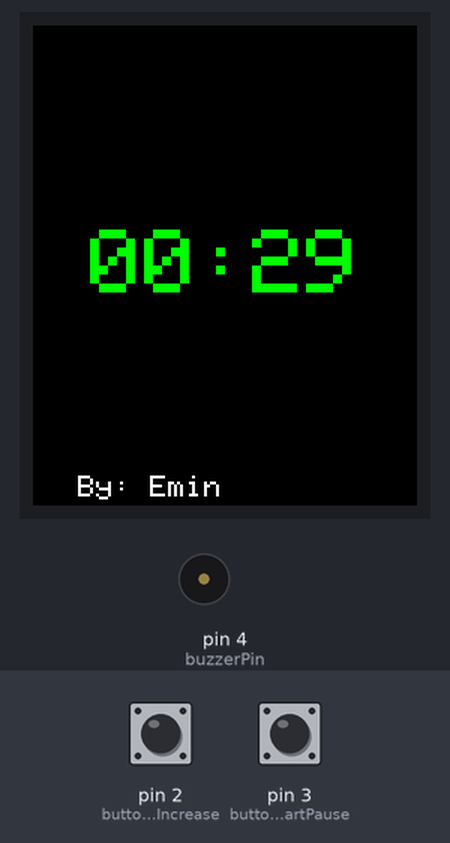
Simulated run of this program. Board: Arduino Nano, built with avr-gcc and run on an emulated ATmega328P. Shown: 128×160 colour display, buzzer (waves = sounding, pin HIGH). The inputs (shaded band) are chosen by the test bench; at power-on: pin 2 (buttonPinIncrease) HIGH, pin 3 (buttonPinStartPause) HIGH.

Above: at 1.6 s.
1.7 s: pin 2 (buttonPinIncrease) pulled LOW for 0.15 s
At 2.3 s:
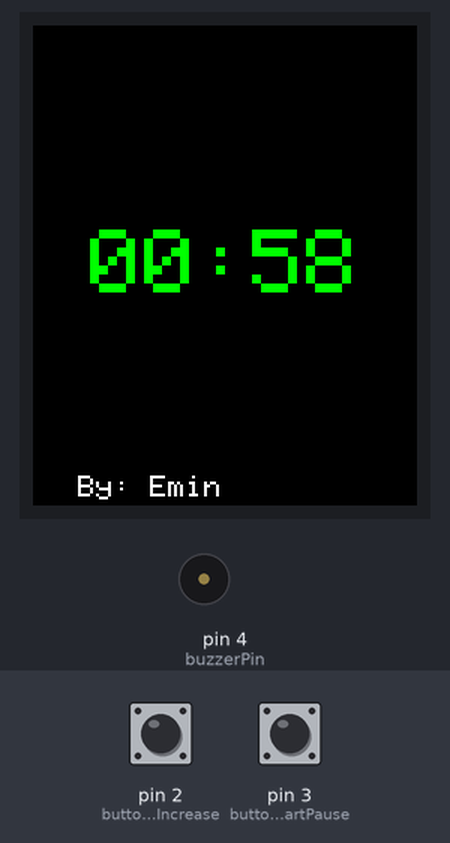
3.5 s: pin 2 (buttonPinIncrease) pulled LOW for 1 s
At 5.3 s:
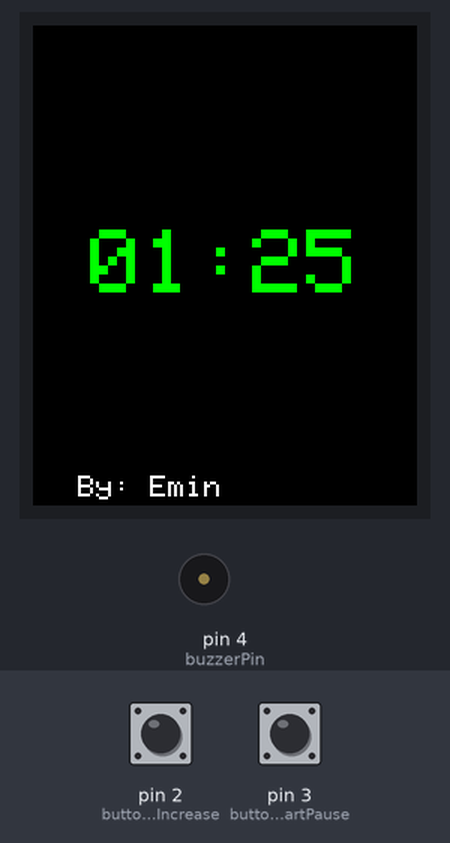
6.0 s: pin 3 (buttonPinStartPause) pulled LOW for 0.15 s
7.6 s: pin 3 (buttonPinStartPause) pulled LOW for 1 s
At 8.2 s:
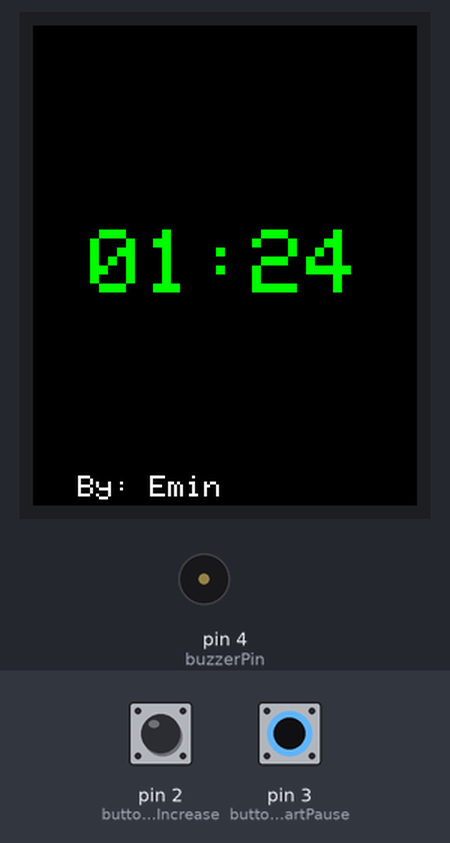
Timing chart, 0 to 10.6 s (numbered marks = the images above; inputs shaded):
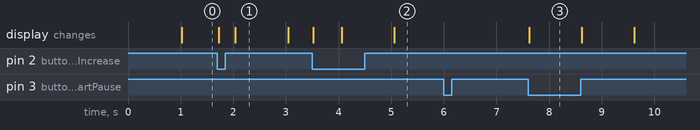

Measured:
- after the input at 6.0 s, every drawn part: stays the same
- after the input at 7.6 s, the display: changes at once (image 3)
- what the display in image 1 shows lasts 1.0 s, from 2.0 s to 3.0 s

The program:

main.cpp
```cpp
#include <Adafruit_GFX.h>
#include <Adafruit_ST7735.h>
#include <SPI.h>
#include "pitches.h"

Adafruit_ST7735 tft = Adafruit_ST7735(10, 8, 9); // CS, DC, RST

const int buttonPinIncrease = 2; // Button to increase timer
const int buttonPinStartPause = 3; // Button to start/pause timer

volatile int countdownTime = 30; // Start with a 30-second countdown
bool timerRunning = true; // To track timer state

const int buzzerPin = 4; // Piezo buzzer connected to pin 4

// Function prototypes
void increaseTime();
void toggleStartPause();
void displayTime();
void setAuthor();
void playMelody();
void setup(void) {
  pinMode(buttonPinIncrease, INPUT_PULLUP); // Enable internal pull-up
  pinMode(buttonPinStartPause, INPUT_PULLUP); // Enable internal pull-up
  pinMode(buzzerPin, OUTPUT); // Set the buzzer pin as output

  tft.initR(INITR_GREENTAB); // Initialize the display with the correct settings
  tft.fillScreen(ST7735_BLACK); // Clear the screen with a black background
  // Add author att bottom
  setAuthor(  );
  attachInterrupt(digitalPinToInterrupt(buttonPinIncrease), increaseTime, FALLING);
  attachInterrupt(digitalPinToInterrupt(buttonPinStartPause), toggleStartPause, FALLING);

  displayTime(); // Display initial time
}

void loop() {
  static unsigned long lastMillis = 0;

  if (timerRunning && millis() - lastMillis >= 1000) { // Update every second
    lastMillis = millis();
    countdownTime = max(0, countdownTime - 1); // Decrease timer and ensure it's not negative
    displayTime();

    if (countdownTime == 0) {
      timerRunning = false; // Stop the timer when it reaches 0
      playMelody(); // Play a melody when the timer reaches 0
    }
  }
}

// Function to increase the timer by 30 seconds
void increaseTime() {
  static unsigned long lastInterruptTime = 0;
  unsigned long interruptTime = millis(); // Current time in milliseconds

  // If interrupts come faster than 200ms, assume it's bounce and ignore
  if (interruptTime - lastInterruptTime > 200) {
    countdownTime += 30; // Increase timer by 30 seconds
    displayTime();
  }
  lastInterruptTime = interruptTime; // Update the time of the last interrupt
}
void playMelody() {
  // Notes in the melody (in Hz). Example: C4, D4, E4...
  int melody[] = {262, 294, 330, 349, 392, 440, 494, 523};
  // Note durations: 4 = quarter note, 8 = eighth note, etc.
  int noteDurations[] = {4, 8, 8, 4, 4, 4, 4, 4};

  // Iterate over the notes of the melody
  for (int thisNote = 0; thisNote < 8; thisNote++) {
    // Calculate the note duration
    int noteDuration = 1000 / noteDurations[thisNote];
    // Play the note
    tone(buzzerPin, melody[thisNote], noteDuration);
    // Pause between notes
    int pauseBetweenNotes = noteDuration * 1.30;
    delay(pauseBetweenNotes);
    // Stop the tone playing
    noTone(buzzerPin);
  }
}

// Function to toggle the start/pause state of the timer
void toggleStartPause() {
  timerRunning = !timerRunning; // Toggle timer state
}

// Function to display the current timer value
// Function to display the current timer value with style changes
void displayTime() {
  int minutes = countdownTime / 60;
  int seconds = countdownTime % 60;

  // Determine the style based on the remaining time
  if (countdownTime > 15) {
    tft.fillRect(0, 0, tft.width(), tft.height()- 15, ST7735_BLACK); // Clear the screen
    tft.setTextColor(ST7735_GREEN); // Green text color
  } else {
    tft.fillRect(0, 0, tft.width(), tft.height()- 15, ST7735_BLUE); // Clear the screen
    tft.setTextColor(ST7735_WHITE); // White text for contrast
  }

  tft.setTextSize(3); // Increase text size to 3

  // Calculate the width of the text to center it
  String timeText = String(minutes < 10 ? "0" : "") + String(minutes) + ":" + (seconds < 10 ? "0" : "") + String(seconds);
  int16_t x1, y1;
  uint16_t w, h;
  tft.getTextBounds(timeText, 0, 0, &x1, &y1, &w, &h); // Get bounds of the text
  tft.setCursor((tft.width() - w) / 2, (tft.height() - h) / 2); // Center the text on the screen

  tft.print(timeText);
  setAuthor( );
}


void setAuthor( ) {
  tft.setCursor(15, 150);
  tft.setTextColor(ST7735_WHITE);
  tft.setTextSize(0.5);
  tft.println("By: Emin");
}
```
